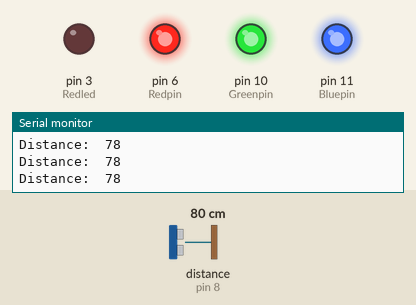
The sketch below on a simulated Arduino Uno, built with avr-gcc and run on an emulated ATmega328P. Shown: output pins drawn as LEDs (lit = HIGH), the last lines printed to the serial monitor. Wiring (inferred from the names in the program): ultrasonic range finder: trigger pin 9; echo pin 8. The inputs (shaded band) are chosen by the test bench; at power-on: distance to the obstacle (sensor on pin 8) 80 cm. The echo pulse lasts 58.3 µs per cm; pins used as bus, display or sensor lines are not drawn.

Above: at 1.8 s.
1.9 s: distance to the obstacle (sensor on pin 8) set to 118 cm
3.4 s: distance to the obstacle (sensor on pin 8) set to 126 cm
At 4.9 s:
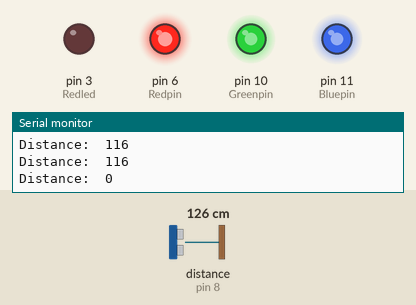
6.4 s: distance to the obstacle (sensor on pin 8) set to 55 cm
At 7.9 s:
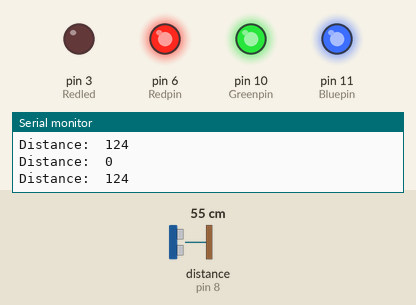
9.4 s: distance to the obstacle (sensor on pin 8) set to 47 cm
At 11.0 s:
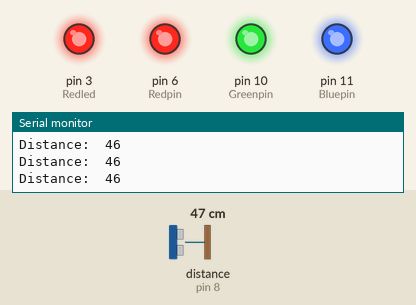
11.9 s: distance to the obstacle (sensor on pin 8) set to 60 cm
At 13.2 s:
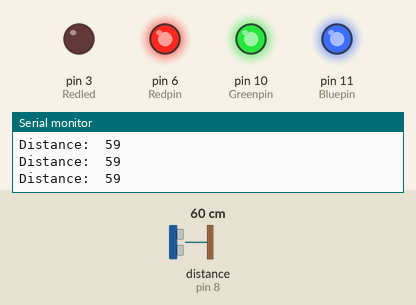
13.9 s: distance to the obstacle (sensor on pin 8) set to 2 cm
At 15.3 s:
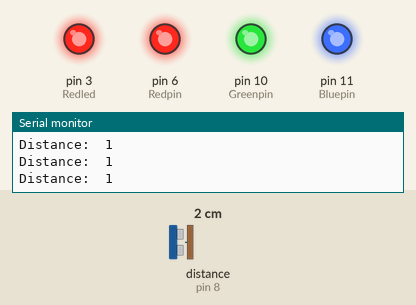
Timing chart, 0 to 16.9 s (numbered marks = the images above; inputs shaded):
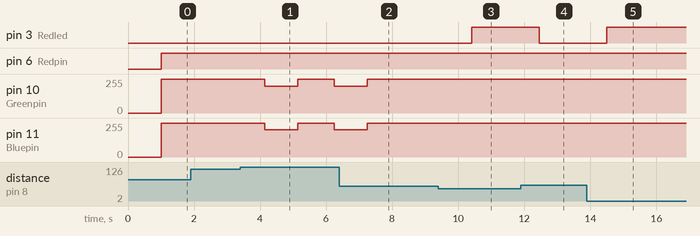

Measured:
- the behaviour switches between 121 and 122 cm on distance to the obstacle (sensor on pin 8) (found by bisection; images 0 and 1)
- the behaviour switches between 51 and 50 cm on distance to the obstacle (sensor on pin 8) (found by bisection; images 2 and 3)
- after the input at 3.4 s, pin 10 (Greenpin): 255/255 → 200/255 after 0.74 s, → 255/255 1.0 s later, → 200/255 1.1 s later; pin 11 (Bluepin): 255/255 → 204/255 after 0.74 s, → 255/255 1.0 s later, → 204/255 1.1 s later
- after the input at 6.4 s, pin 10 (Greenpin), pin 11 (Bluepin): goes on until 7.3 s, then stays 255/255
- after the input at 9.4 s, pin 3 (Redled): LOW → HIGH after 1.0 s
- after the input at 11.9 s, pin 3 (Redled): HIGH → LOW after 0.56 s
- after the input at 13.9 s, pin 3 (Redled): LOW → HIGH after 0.60 s

The sketch:

Detector_cald_si_rece.ino
```cpp
int Redpin = 6;
int Greenpin = 10;
int Bluepin = 11;
const int trigPin = 9;
const int echoPin = 8;
long duration;
int distance;
int Redled=3;
void setup() {
  Serial.begin(9600);
  pinMode(Redpin, OUTPUT);
  pinMode(Greenpin, OUTPUT);
  pinMode(Bluepin, OUTPUT);
  pinMode(trigPin, OUTPUT);
  pinMode(echoPin, INPUT);
  pinMode(Redled,OUTPUT);
}

void loop() {
 digitalWrite(trigPin, LOW);
  delayMicroseconds(2);
  duration = pulseIn(echoPin, HIGH);
  digitalWrite(trigPin, HIGH);
  delayMicroseconds(10);
  digitalWrite(trigPin, LOW);
  distance = duration * 0.034 / 2;
  if(distance>=120){
   SetColor(255,200,204);
    delay(1000);
    SetColor(255,255,255);
    delay(100);
  }

  if(distance<50&&distance!=0){
    digitalWrite(Redled,HIGH);

     SetColor(255,255,255);

  }

  if(distance>50&&distance!=0&&distance>!120){
    digitalWrite(Redled,LOW);
     delayMicroseconds(10);
     SetColor(255,255,255);
  }

   Serial.print("Distance:  ");
   Serial.println(distance);

}
void SetColor (int red, int green, int blue)    // the function which sets the color of the RGB LED

{ analogWrite (Redpin, red);
  analogWrite (Greenpin, green);
  analogWrite (Bluepin, blue);

}
```
